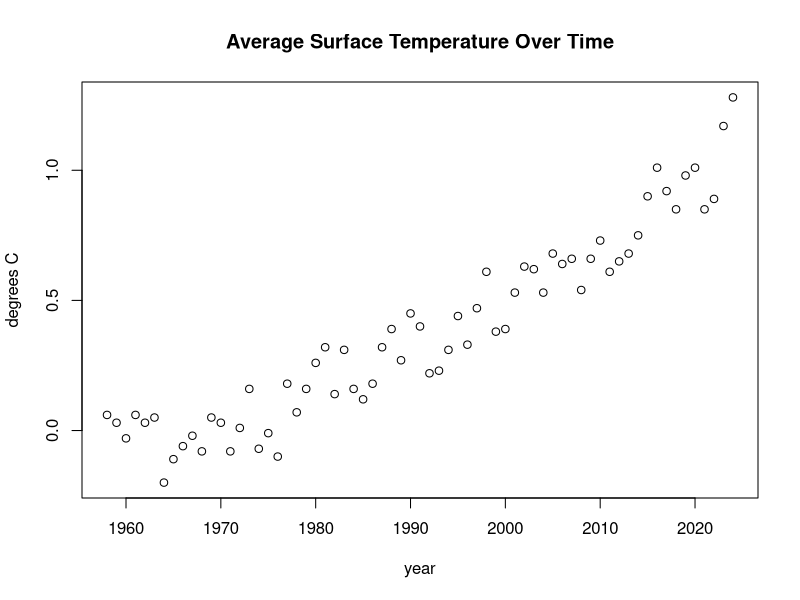
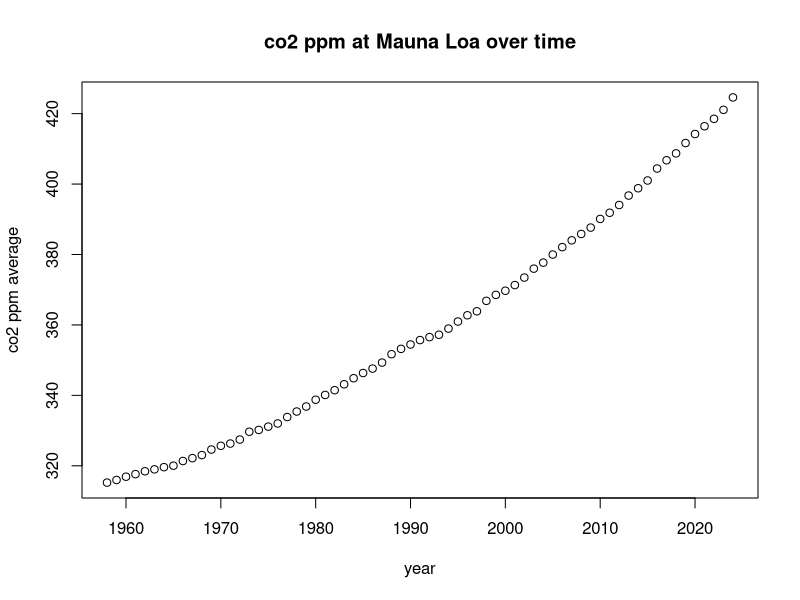
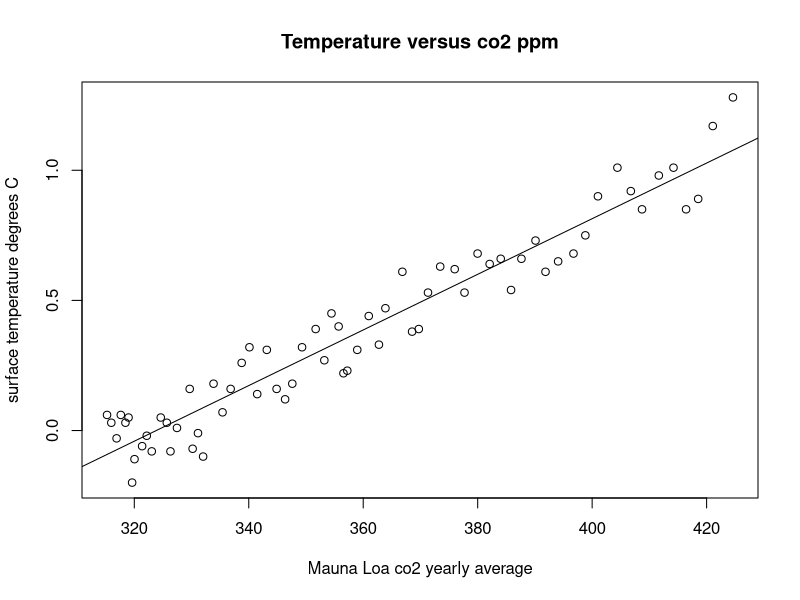

The R source for these figures, in order:
#Exploring the Relationship Between Atmospheric C02 
# and Global Surface Temperature
#
# Statistical Modelling in R
# Method: Simple Linear Regression 
#Adapted from a statistical modelling project

# First Import the dataset and assign it to vectors 
co2_temperature_data<-read.csv("co2_temperature_data.csv")
names(co2_temperature_data)
year<-co2_temperature_data$year
x<-co2_temperature_data$CO2
y<-co2_temperature_data$Temperature 
co2_temperature_model<-lm(y~x)
summary(co2_temperature_model)

#plot the data to see see corresponding plots  
plot(year, y, main="Average Surface Temperature Over Time", xlab= "year", ylab= "degrees C") 
plot(year, x, main= "co2 ppm at Mauna Loa over time", xlab="year", ylab="co2 ppm average") 
plot(x,y, main="Temperature versus co2 ppm", xlab= "Mauna Loa co2 yearly average", ylab= "surface temperature degrees C")
abline(co2_temperature_model) 
